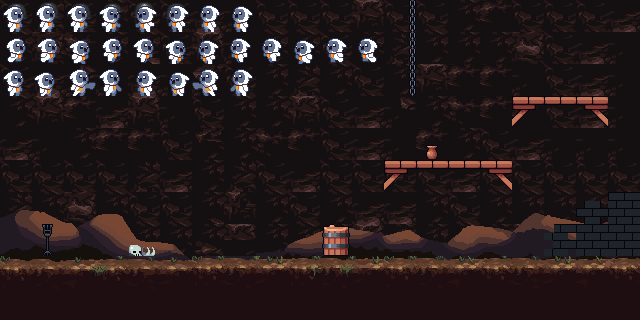

This game map was drawn from its Tiled (.tmx) file and the tilesets committed beside it. A one-line description and the full map source follow:
An orthogonal 20x10 tile map with 32x32 px tiles, 6 tile layers (background, background2, platforms, decoration, ...), 12 tilesets and 5 objects (sw, p1, c1, g1, keyIcon).

<map version="1.9" tiledversion="1.9.2" orientation="orthogonal" renderorder="right-down" width="20" height="10" tilewidth="32" tileheight="32" infinite="0" nextlayerid="9" nextobjectid="8">
 <editorsettings>
  <export target="../../cave1.js" format="js" />
 </editorsettings>
 <tileset firstgid="1" name="mainlev_build" tilewidth="32" tileheight="32" tilecount="1024" columns="32">
  <image source="../resources/tilesets/mainlev_build.png" trans="000000" width="1024" height="1024" />
 </tileset>
 <tileset firstgid="1025" name="CastleTiles" tilewidth="32" tileheight="32" tilecount="56" columns="8" objectalignment="topleft">
  <image source="../resources/tilesets/CastleTiles.png" trans="000000" width="256" height="224" />
 </tileset>
 <tileset firstgid="1081" name="lab-tileset" tilewidth="32" tileheight="32" tilecount="81" columns="9">
  <image source="../resources/tilesets/lab-tileset.png" trans="000000" width="300" height="300" />
 </tileset>
 <tileset firstgid="1162" name="ExtraTiles1" tilewidth="32" tileheight="32" tilecount="56" columns="8">
  <image source="../resources/tilesets/ExtraTiles1.png" trans="000000" width="256" height="224" />
 </tileset>
 <tileset firstgid="1218" name="dirt" tilewidth="32" tileheight="32" tilecount="220" columns="20">
  <image source="../resources/tilesets/backgrounds/1Tiles.png" trans="000000" width="640" height="360" />
 </tileset>
 <tileset firstgid="1438" name="dirt2" tilewidth="32" tileheight="32" tilecount="220" columns="20">
  <image source="../resources/tilesets/backgrounds/4Ground.png" trans="000000" width="640" height="360" />
 </tileset>
 <tileset firstgid="1658" name="pointers" tilewidth="32" tileheight="32" tilecount="8" columns="4" objectalignment="topleft">
  <image source="../resources/tilesets/items/pointers.png" trans="000000" width="128" height="64" />
 </tileset>
 <tileset firstgid="1666" name="crystals" tilewidth="32" tileheight="32" tilecount="15" columns="5" objectalignment="topleft">
  <image source="../resources/tilesets/items/crystals.png" trans="000000" width="160" height="96" />
 </tileset>
 <tileset firstgid="1681" name="gljive" tilewidth="32" tileheight="32" tilecount="24" columns="8" objectalignment="topleft">
  <image source="../resources/tilesets/items/gljive.png" trans="000000" width="256" height="96" />
 </tileset>
 <tileset firstgid="1705" name="owlet" tilewidth="32" tileheight="32" tilecount="32" columns="8" objectalignment="topleft">
  <image source="../resources/animated/owlet.png" trans="000000" width="256" height="128" />
 </tileset>
 <tileset firstgid="1737" name="soldier" tilewidth="32" tileheight="32" tilecount="12" columns="3">
  <image source="../resources/tilesets/characters/pipo-charachip_soldier01.png" trans="000000" width="96" height="128" />
 </tileset>
 <tileset firstgid="1749" name="vial_key" tilewidth="32" tileheight="32" tilecount="2" columns="2" objectalignment="topleft">
  <image source="../resources/tilesets/vial_key.png" trans="000000" width="64" height="32" />
 </tileset>
 <layer id="1" name="background" width="20" height="10">
  <data encoding="csv">
744,840,744,776,744,744,745,746,744,744,744,744,744,744,776,778,744,744,744,745,
776,841,842,776,776,744,777,746,776,776,744,776,840,776,776,776,841,744,745,746,
744,745,746,746,745,746,746,744,776,840,776,744,776,777,778,778,746,744,745,746,
776,777,778,745,777,746,744,776,776,777,744,745,746,776,842,778,778,744,745,746,
745,746,776,778,778,744,776,776,842,778,744,745,746,778,776,744,745,746,746,746,
744,744,744,744,840,745,776,840,744,745,744,744,744,744,745,744,744,744,744,744,
840,776,841,776,744,744,776,777,776,744,776,745,745,776,744,776,776,776,776,776,
744,744,744,744,776,776,776,777,776,776,776,777,776,776,776,776,777,778,0,0,
744,744,744,744,744,744,744,744,744,744,744,744,744,744,744,744,744,744,0,0,
0,0,0,0,0,0,0,0,0,0,0,0,0,0,0,0,0,0,0,0
</data>
 </layer>
 <layer id="4" name="background2" width="20" height="10">
  <data encoding="csv">
0,0,0,0,0,0,0,0,0,0,0,777,0,0,0,0,0,0,0,0,
0,0,0,0,684,0,0,0,0,0,0,0,0,0,0,0,0,0,0,0,
0,0,844,0,0,0,715,0,0,0,0,0,0,0,0,0,0,0,0,0,
0,0,0,0,0,0,0,0,0,0,0,0,844,0,0,0,0,0,0,0,
0,0,0,0,0,0,712,0,0,0,0,0,0,0,0,0,0,0,0,0,
0,0,0,0,0,0,0,0,0,0,0,0,0,0,0,0,0,0,0,0,
1578,1579,1580,1581,1582,1583,681,748,1586,1587,1588,1589,1590,1591,1592,1593,1594,1595,1596,1597,
1598,1599,1600,1601,1602,1603,683,680,1606,1607,1608,1609,1610,1611,1612,1613,1614,1615,1616,1617,
1618,1619,1620,1621,1622,1623,1624,1625,1626,1627,1628,1629,1630,1631,1632,1633,1634,1635,1636,1637,
0,0,0,0,0,0,0,0,0,0,0,0,0,0,0,0,0,0,0,0
</data>
 </layer>
 <layer id="3" name="platforms" width="20" height="10">
  <data encoding="csv">
0,0,0,0,0,0,0,0,0,0,0,0,0,0,0,0,0,0,0,0,
0,0,0,0,0,0,0,0,0,0,0,0,0,0,0,0,0,0,0,0,
0,0,0,0,0,0,0,0,0,0,0,0,0,0,0,0,0,0,0,0,
0,0,0,0,0,0,0,0,0,0,0,0,0,0,0,0,1060,1061,1062,0,
0,0,0,0,0,0,0,0,0,0,0,0,0,0,0,0,0,0,0,0,
0,0,0,0,0,0,0,0,0,0,0,0,1060,1061,1061,1062,0,0,0,0,
0,0,0,0,0,0,0,0,0,0,0,0,0,0,0,0,0,0,0,0,
0,0,0,0,0,0,0,0,0,0,1053,0,0,0,0,0,0,0,0,0,
1398,1399,1400,1401,1402,1403,1404,1405,1406,1407,1408,1409,1410,1411,1412,1413,1414,1415,1416,1417,
1418,1419,1420,1421,1422,1423,1424,1425,1426,1427,1428,1429,1430,1431,1432,1433,1434,1435,1436,1437
</data>
 </layer>
 <layer id="5" name="decoration" width="20" height="10">
  <data encoding="csv">
0,0,0,0,0,0,0,0,0,0,0,0,1048,0,0,0,0,0,0,0,
0,0,0,0,0,0,0,0,0,0,0,0,1048,0,0,0,0,0,0,0,
0,0,0,0,0,0,0,0,0,0,0,0,1048,0,0,0,0,0,0,0,
0,0,0,0,0,0,0,0,0,0,0,0,0,0,0,0,0,0,0,0,
0,0,0,0,0,0,0,0,0,0,0,0,0,1054,0,0,0,0,0,0,
0,0,0,0,0,0,0,0,0,0,0,0,0,0,0,0,0,0,0,0,
0,0,0,0,0,0,0,0,0,0,0,0,0,0,0,0,0,0,1070,1071,
0,1075,0,0,1162,0,0,0,0,0,0,0,0,0,0,0,0,1069,1071,1071,
0,0,0,0,0,0,0,0,0,0,0,0,0,0,0,0,0,0,0,0,
0,0,0,0,0,0,0,0,0,0,0,0,0,0,0,0,0,0,0,0
</data>
 </layer>
 <objectgroup id="7" name="items">
  <properties>
   <property name="class" value="items" />
  </properties>
  <object id="1" name="sw" gid="1031" x="540.666" y="64" width="32" height="32" />
  <object id="2" name="p1" gid="1661" x="588.667" y="208" width="43.6667" height="51" />
  <object id="3" name="c1" gid="1676" x="461.92" y="122.167" width="21.7287" height="21.3317" rotation="22.1126" />
  <object id="6" name="g1" gid="1687" x="248.364" y="224" width="32" height="32">
   <properties>
    <property name="class" value="items" />
   </properties>
  </object>
  <object id="7" name="keyIcon" gid="1750" x="0.363636" y="0.363636" width="32" height="32" />
 </objectgroup>
 <layer id="8" name="enemy" width="20" height="10">
  <properties>
   <property name="class" value="enemy" />
  </properties>
  <data encoding="csv">
1740,1741,1742,1743,1744,1745,0,0,0,0,0,0,0,0,0,0,0,0,0,0,
0,0,0,0,0,0,0,0,0,0,0,0,0,0,0,0,0,0,0,0,
0,0,0,0,0,0,0,0,0,0,0,0,0,0,0,0,0,0,0,0,
0,0,0,0,0,0,0,0,0,0,0,0,0,0,0,0,0,0,0,0,
0,0,0,0,0,0,0,0,0,0,0,0,0,0,0,0,0,0,0,0,
0,0,0,0,0,0,0,0,0,0,0,0,0,0,0,0,0,0,0,0,
0,0,0,0,0,0,0,0,0,0,0,0,0,0,0,0,0,0,0,0,
0,0,0,0,0,0,0,0,0,0,0,0,0,0,0,0,0,0,0,0,
0,0,0,0,0,0,0,0,0,0,0,0,0,0,0,0,0,0,0,0,
0,0,0,0,0,0,0,0,0,0,0,0,0,0,0,0,0,0,0,0
</data>
 </layer>
 <layer id="6" name="owlet" width="20" height="10">
  <properties>
   <property name="class" value="owlet" />
  </properties>
  <data encoding="csv">
1705,1706,1707,1708,1709,1710,1711,1712,0,0,0,0,0,0,0,0,0,0,0,0,
1713,1714,1715,1716,1717,1718,1721,1722,1723,1724,1725,1726,0,0,0,0,0,0,0,0,
1729,1730,1731,1732,1733,1734,1735,1736,0,0,0,0,0,0,0,0,0,0,0,0,
0,0,0,0,0,0,0,0,0,0,0,0,0,0,0,0,0,0,0,0,
0,0,0,0,0,0,0,0,0,0,0,0,0,0,0,0,0,0,0,0,
0,0,0,0,0,0,0,0,0,0,0,0,0,0,0,0,0,0,0,0,
0,0,0,0,0,0,0,0,0,0,0,0,0,0,0,0,0,0,0,0,
0,0,0,0,0,0,0,0,0,0,0,0,0,0,0,0,0,0,0,0,
0,0,0,0,0,0,0,0,0,0,0,0,0,0,0,0,0,0,0,0,
0,0,0,0,0,0,0,0,0,0,0,0,0,0,0,0,0,0,0,0
</data>
 </layer>
</map>
